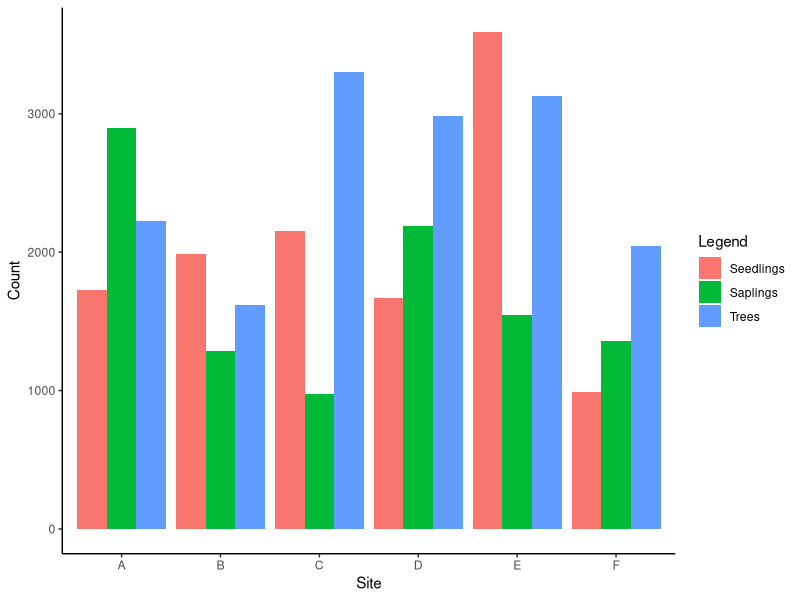

This chart was generated by the following R code: (Note: this script raises an error after producing the figure.)
library(tidyverse)

install.packages("reshape2")

# Load the necessary library
library(ggplot2)

# Create the data frame
woodyparameters <- data.frame(
  Site = c("A", "B", "C", "D", "E", "F"),
  Seedlings = c(1724, 1990, 2151, 1671, 3588, 990),
  Saplings = c(2896, 1289, 972, 2191, 1545, 1361),
  Trees = c(2224, 1618, 3299, 2985, 3127, 2044))

# Convert the data to long format for ggplot
data_long <- reshape2::melt(woodyparameters, id.vars = "Site")

# Plot the data
ggplot(data_long, aes(x = Site, y = value, fill = variable)) +
  geom_bar(stat = "identity", position = "dodge") +
  labs(
    x = "Site",
    y = "Count",
    fill = "Legend"
  ) +
  theme_classic()

####summary data
summary(data)

#### Comparative analysis with visualization
# Load necessary libraries
library(ggplot2)
library(reshape2)

# Create the data frame
data <- data.frame(
  Site = c("A", "B", "C", "D", "E", "F"),
  Trees = c(2224, 1618, 3299, 2985, 3127, 2044),
  Stem_count = c(16214, 14410, 22004, 19852, 18130, 13718),
  Seedlings = c(1724, 1990, 2151, 1671, 3588, 990),
  Saplings = c(2896, 1289, 972, 2191, 1545, 1361)
)

# Convert the data to long format for ggplot
data_long <- melt(data, id.vars = "Site")

# Plot the data
ggplot(data_long, aes(x = Site, y = value, fill = variable)) +
  geom_bar(stat = "identity", position = "dodge") +
  labs(
    title = "Number of Trees, Stem_count, Seedlings, and Saplings by Site",
    x = "Site",
    y = "Count",
    fill = "Category"
  ) +
  theme_minimal()
